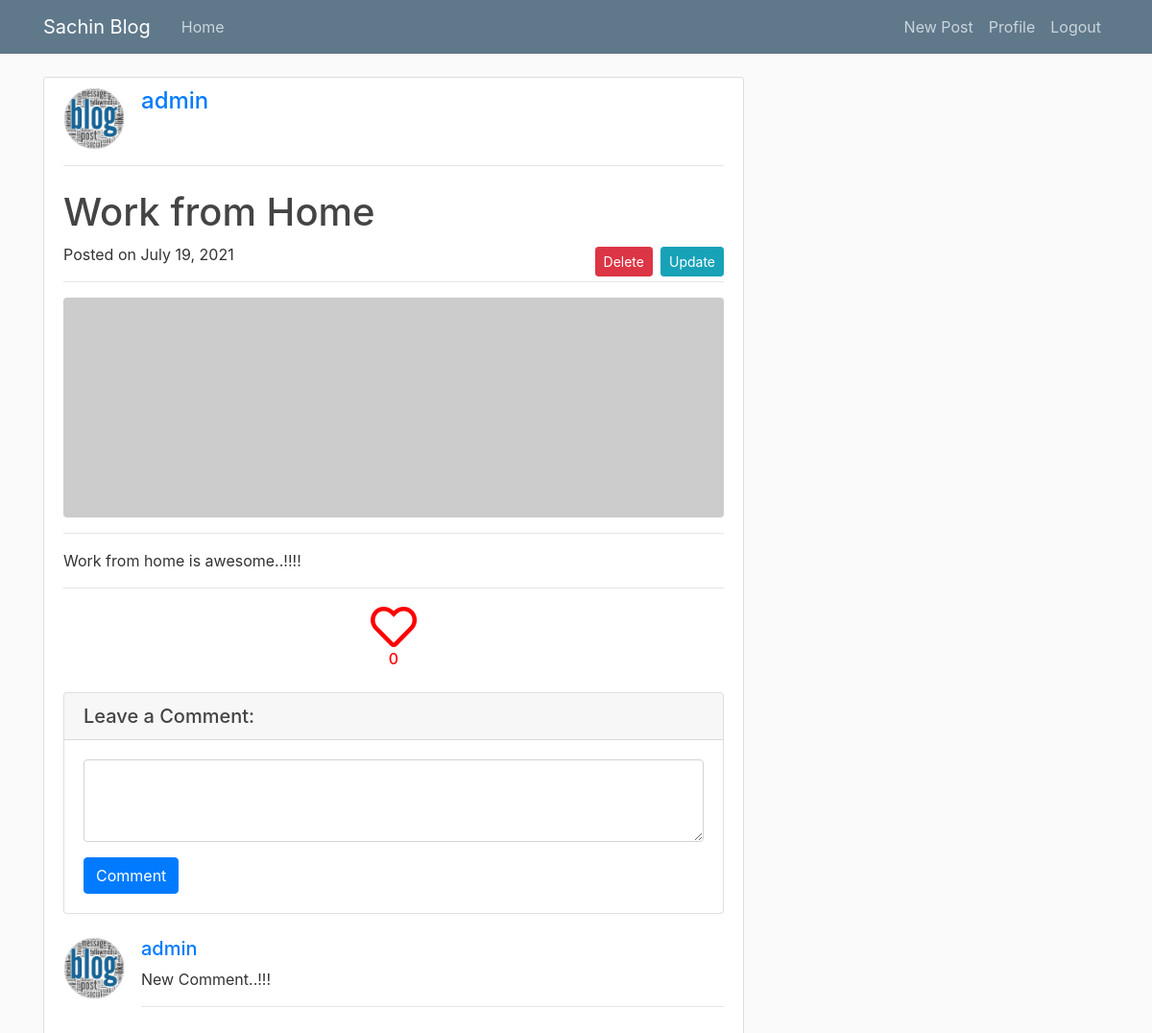
Page /post/2/ (signed in) on the committed database.
### blog/models.py (models this page shows, shortened)
class Post(models.Model):
    author = models.ForeignKey(
        settings.AUTH_USER_MODEL, on_delete=models.CASCADE)
    title = models.CharField(max_length=100)
    content = models.TextField()
    liked = models.ManyToManyField(
        settings.AUTH_USER_MODEL, blank=True, related_name='liked')
    date_posted = models.DateTimeField(default=timezone.now)
    objects = PostManager()
    class Meta:
        ordering = ('-date_posted', )

class Comment(models.Model):
    post = models.ForeignKey(
        Post, related_name='comments', on_delete=models.CASCADE)
    author = models.ForeignKey(
        settings.AUTH_USER_MODEL, on_delete=models.CASCADE)
    text = models.TextField()
    created_date = models.DateTimeField(default=timezone.now)
    approved_comment = models.BooleanField(default=True)

### users/models.py (models this page shows, shortened)
class Profile(models.Model):
    user = models.OneToOneField(User, on_delete=models.CASCADE)
    image = models.ImageField(default='default.jpg', upload_to='profile_pics')

### blog/views.py (the view)
# urls.py: path('post/<int:pk>/', PostDetailView.as_view(), name='post_detail'),
class PostDetailView(DetailView):
    model = Post

### blog/templates/blog/post_detail.html (shortened to what this page needs)
{% extends "blog/base.html" %}
{% load crispy_forms_tags %}
{% block content %}
<div class="content-section">
    <div class="media">
        <img class="d-flex mr-3 rounded-circle article-img" src="{{ object.author.profile.image.url }}" alt="">
        <div class="media-body">
            <h4 class="mt-0"><a href="{% url 'user_posts' object.author.username %}">{{ object.author }}</a></h4>
        </div>
    </div>
    <hr>
    <div>
        <h1 class="mt-4">{{object.title}}</h1>
        <p>
            Posted on {{ object.date_posted|date:"F d, Y" }}
            {% if object.author == user %}
            <a class="btn btn-info btn-sm mt-1 mb-1 float-right" href="{% url 'post_update' object.id %}">Update</a>
            <a class="btn btn-danger btn-sm mt-1 mb-1 float-right mr-2 "
                href="{% url 'post_delete' object.id %}">Delete</a>
            {% endif %}
        </p>
    </div>
    <hr>
    <img class="img-fluid rounded" src="http://placehold.it/900x300" alt="">
    <hr>
    <p class="lead">{{ object.content|safe|linebreaks }}</p>
    <hr>
    {% if user.is_authenticated %}
    <div class="text-center">
        <a id="like" style="cursor: pointer;" class="text-center" data-url="{% url 'like_api' object.pk %}"><i
                style="color: red" class="
                like-icon
                {% if user in object.liked.all %}
                fas fa-heart fa-3x
                {% else %}
                far fa-heart fa-3x
                {% endif %}
                " id="like-icon"></i></a>
        <h6 id="likes_count" style="color: red">{{object.liked.count}}</h6>
    </div>
    {% endif %}
    {% if user.is_authenticated %}
    <div class="card my-4">
        <h5 class="card-header">Leave a Comment:</h5>
        <div class="card-body">
            <form method="POST" action="{% url 'add_comment' object.id %}">
                <div class="form-group">
                    <textarea class="form-control" name="text" rows="3" required></textarea>
                </div>
                <button class="btn btn-primary" type="submit">Comment</button>
            </form>
        </div>
    </div>
    {% else %}
    <a href="{% url 'login' %}" class="btn btn-success btn-lg btn-block mb-4">
        Sign In for comment and like the post.
    </a>
    {% endif %}
    {% for comment in post.comments.all %}
    {% if comment.approved_comment %}
    <div class="media mb-4">
        <img class="d-flex mr-3 rounded-circle article-img" src="{{ comment.author.profile.image.url }}" alt="">
        <div class="media-body">
            <h5 class="mt-0"><a href="{% url 'user_posts' comment.author.username %}">{{ comment.author }}</a></h5>
            {{ comment.text|linebreaks }}
            <hr>
        </div>
    </div>
    {% else %}
    <div class="alert alert-secondary" role="alert">
        No Comment has been posted.
    </div>
    {% endif %}
    {% endfor %}
</div>
{% endblock content %}

### web/static/css/main.css (style rules this page uses)
body { background: #fafafa; color: #333333; margin-top: 5rem; }
h1, h2, h3, h4, h5, h6 { color: #444444; }
.content-section { background: #ffffff; padding: 10px 20px; border: 1px solid #dddddd; border-radius: 3px; margin-bottom: 20px; }
.article-img { height: 65px; width: 65px; margin-right: 16px; }

### rows in the picture
Post: author.profile.image (placeholder picture), author "admin", title "Work from Home", date_posted "July 19, 2021", content "Work from home is awesome..!!!!", liked.count "0"
Comment: author.profile.image (placeholder picture), author "admin", text "New Comment..!!!"
